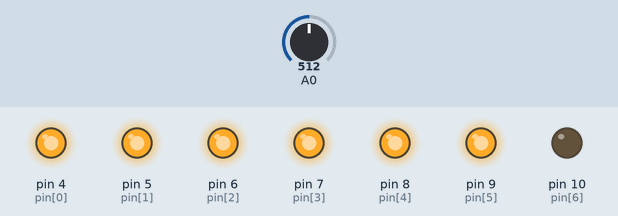
The sketch below on a simulated Arduino Uno, built with avr-gcc and run on an emulated ATmega328P. Shown: output pins drawn as LEDs (lit = HIGH). The test bench sets the inputs (shaded band); at power-on: A0 = 512.

Above: at 1.2 s.
1.3 s: A0 set to 520
At 2.2 s:
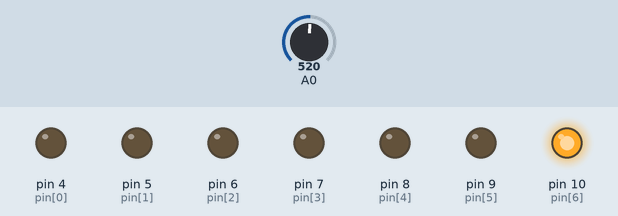
2.8 s: A0 set to 716
At 3.4 s:
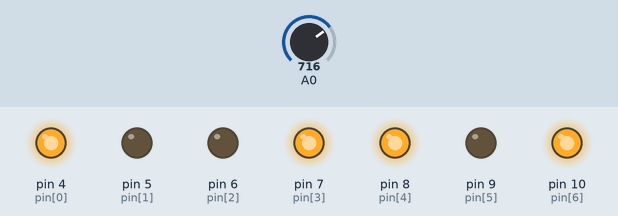
4.3 s: A0 set to 723
At 5.5 s:
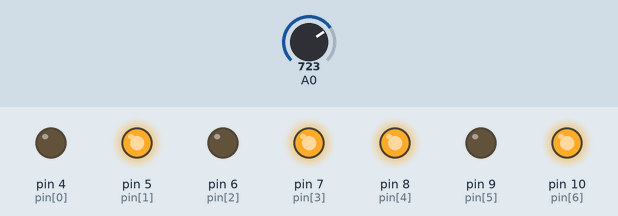
5.8 s: A0 set to 900
At 6.9 s:
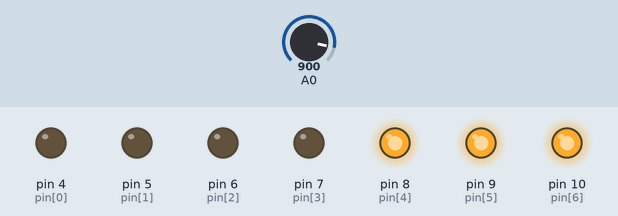
7.3 s: A0 set to 907
At 8.0 s:
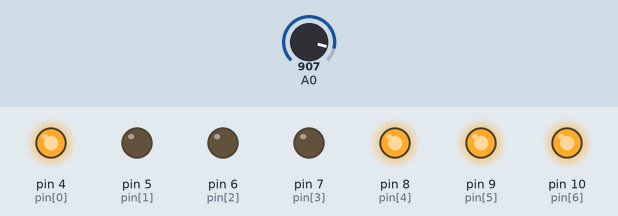
8.8 s: A0 set to 511
At 9.1 s:
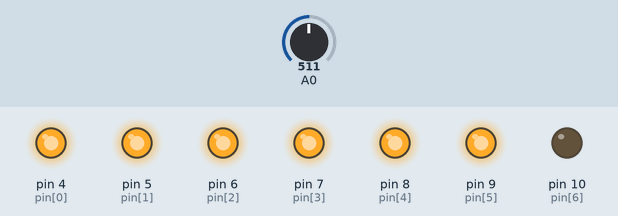
Timing chart, 0 to 11.3 s (numbered marks = the images above; inputs shaded):
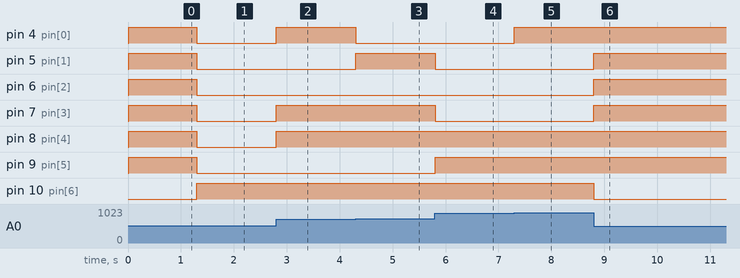

The sketch:

R2R_DAC_kodeV2.ino
```cpp
long x;
int pin[] = { 4, 5, 6, 7, 8, 9, 10, 11 };
int f = 100;
int T = 1*1000 / f;
long lasttime = 0;


void setup() {
  Serial.begin(115200);
  pinMode(A0, INPUT);
  for (int i = 0; i < 7; i++) {
    pinMode(pin[i], OUTPUT);
  }
}


void loop() {
  if ((millis() - lasttime) > T) {
    lasttime += T;
    x = analogRead(A0);
    int y = map(x, 0, 1023, 0, 255);
    for (int i = 0; i < 7; i++) {
      digitalWrite(pin[i], bitRead(y, i + 1));  //i+1 fordi bits åbentbart bliver læst fra 1 og ikke 0
    }
  }
}
```

Measured:
- the behaviour switches between 513 and 514 on A0 (found by bisection; images 0 and 1)
- the behaviour switches between 722 and 723 on A0 (found by bisection; images 2 and 3)
- the behaviour switches between 906 and 907 on A0 (found by bisection; images 4 and 5)
- after the input at 1.3 s, pin 4 (pin[0]), pin 5 (pin[1]), pin 6 (pin[2]), pin 7 (pin[3]), pin 8 (pin[4]), pin 9 (pin[5]): HIGH → LOW at once; pin 10 (pin[6]): LOW → HIGH at once
- after the input at 2.8 s, pin 4 (pin[0]), pin 7 (pin[3]), pin 8 (pin[4]): LOW → HIGH at once
- after the input at 4.3 s, pin 4 (pin[0]): HIGH → LOW at once; pin 5 (pin[1]): LOW → HIGH at once
- after the input at 5.8 s, pin 5 (pin[1]), pin 7 (pin[3]): HIGH → LOW at once; pin 9 (pin[5]): LOW → HIGH at once
- after the input at 7.3 s, pin 4 (pin[0]): LOW → HIGH at once
- after the input at 8.8 s, pin 5 (pin[1]), pin 6 (pin[2]), pin 7 (pin[3]): LOW → HIGH at once; pin 10 (pin[6]): HIGH → LOW at once
